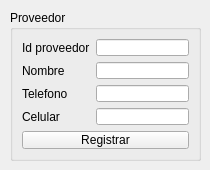
          <widget class="QWidget" name="tab_18">
           <attribute name="title">
            <string>Registrar</string>
           </attribute>
           <widget class="QGroupBox" name="groupBox_5">
            <property name="geometry">
             <rect>
              <x>10</x>
              <y>10</y>
              <width>191</width>
              <height>151</height>
             </rect>
            </property>
            <property name="title">
             <string>Proveedor</string>
            </property>
            <layout class="QFormLayout" name="formLayout_3">
             <item row="1" column="0">
              <widget class="QLabel" name="label_15">
               <property name="text">
                <string>Nombre</string>
               </property>
              </widget>
             </item>
             <item row="1" column="1">
              <widget class="QLineEdit" name="nombre_proveedor_reg_lineEdit">
               <property name="maxLength">
                <number>35</number>
               </property>
              </widget>
             </item>
             <item row="2" column="0">
              <widget class="QLabel" name="label_16">
               <property name="text">
                <string>Telefono</string>
               </property>
              </widget>
             </item>
             <item row="2" column="1">
              <widget class="QLineEdit" name="telefono_proveedor_reg_lineEdit">
               <property name="maxLength">
                <number>10</number>
               </property>
              </widget>
             </item>
             <item row="3" column="0">
              <widget class="QLabel" name="label_17">
               <property name="text">
                <string>Celular</string>
               </property>
              </widget>
             </item>
             <item row="3" column="1">
              <widget class="QLineEdit" name="celular_proveedor_reg_lineEdit">
               <property name="maxLength">
                <number>10</number>
               </property>
              </widget>
             </item>
             <item row="4" column="0" colspan="2">
              <widget class="QPushButton" name="proveedor_registrar_pushButton">
               <property name="text">
                <string>Registrar</string>
               </property>
              </widget>
             </item>
             <item row="0" column="0">
              <widget class="QLabel" name="label_56">
               <property name="text">
                <string>Id proveedor</string>
               </property>
              </widget>
             </item>
             <item row="0" column="1">
              <widget class="QLineEdit" name="idproveedor_reg_lineEdit_2"/>
             </item>
            </layout>
           </widget>
          </widget>
